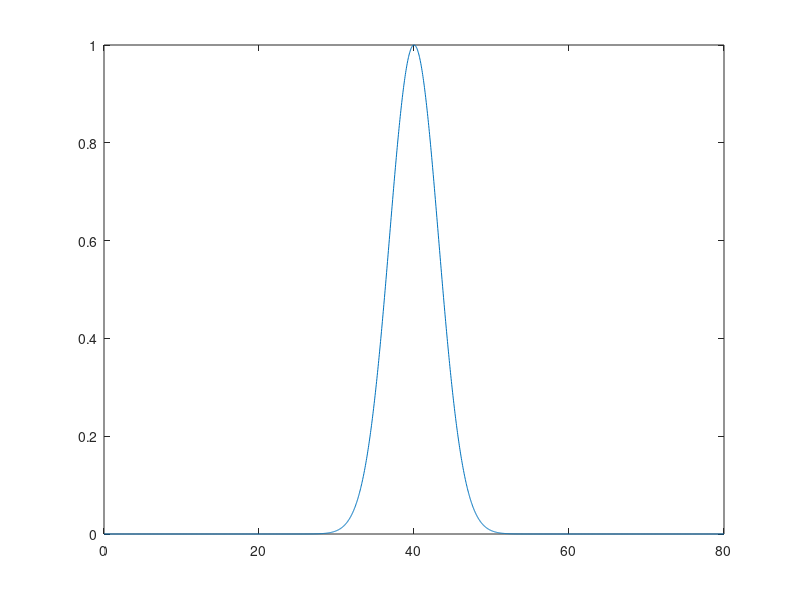

MATLAB code for this plot: (Note: this script raises an error after producing the figure.)
clc; clear all; close all;

eps = 1/(10^(-2)); mew = 1/(10^(-5)); f = 3; q = 2*10^(-4); 

Da = 1; Db = 1; Dc = .6;
xspan = linspace(0, 80, 2048);

L = 80; n = 2048;

k = (2*pi/L) * [0:n/2-1 (-n/2):-1];
k(1) = 10^(-7);
k2 = k.^2;
deltat = 10^(-4);
tspan = 0:deltat:.05; 

f_coeff_a = exp(Da*(-k2)*(deltat/2))';
f_coeff_b = exp(Db*(-k2)*(deltat/2))';
f_coeff_c = exp(Dc*(-k2)*(deltat/2))';

tol = 10^(-7) ; options = odeset('RelTol',tol,'AbsTol',tol);

a0 = exp(-(xspan-40).^2./20); 
x0 = [a0'; a0'; a0'];
x = x0;

for i = 1:length(tspan)
    %if mod(i, 20) == 0
    plot(xspan, x(1:2048))
    drawnow
    %end
    %t = tspan(i);
  
    x = f_solve(x, f_coeff_a, f_coeff_b, f_coeff_c);
    
    [dummyt, x] = ode45('rhs', [0 deltat/2 deltat], x, options, eps, mew, f, q);
    x = x(3,:)';
    
    x = f_solve(x, f_coeff_a, f_coeff_b, f_coeff_c);
    
end

